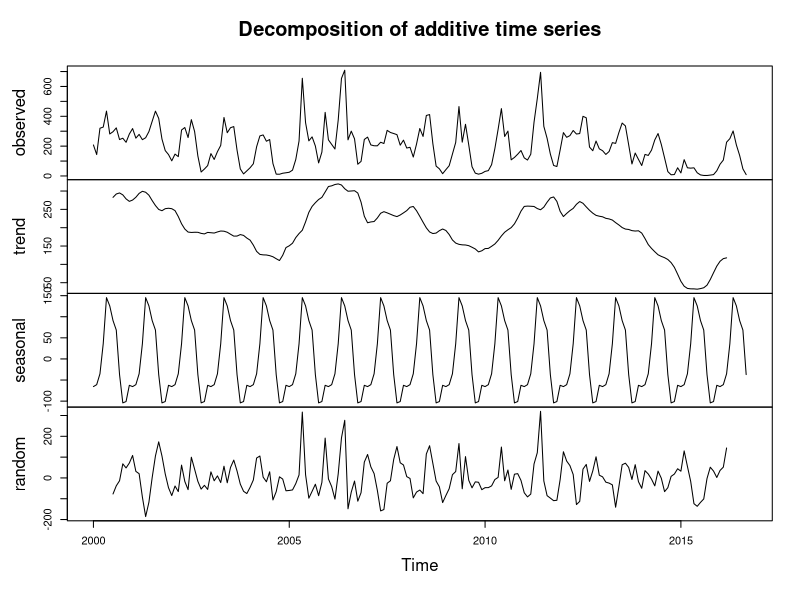
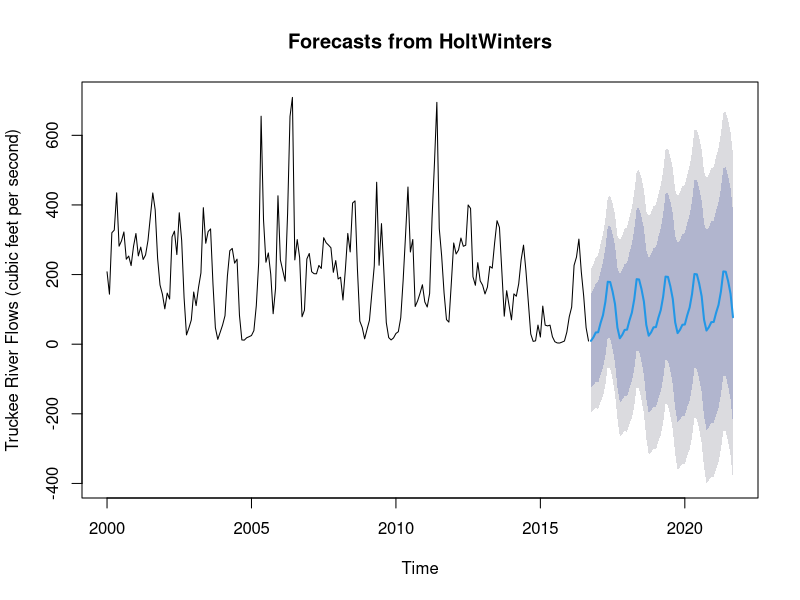
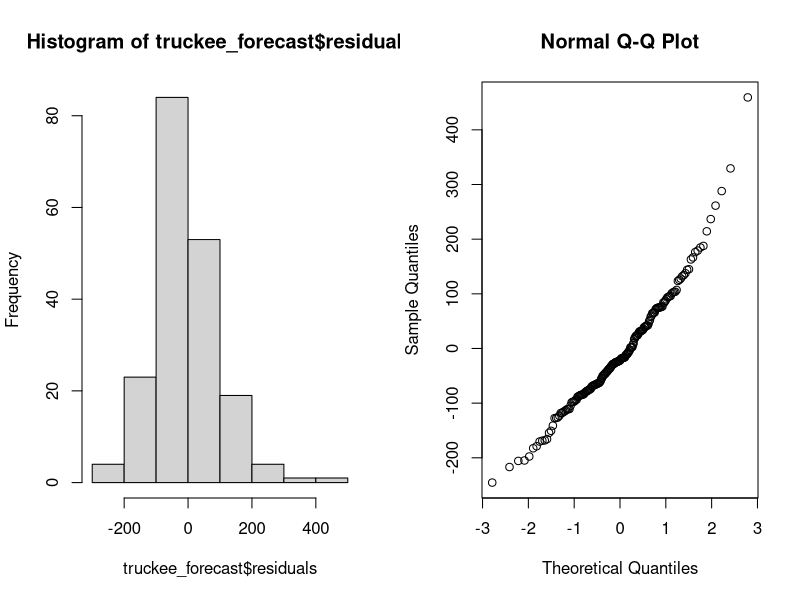

Here is the R script that generated these plots, in order:
## ---- chunk 1
knitr::opts_chunk$set(echo = TRUE)
## ---- chunk 2
#Part 0. Load packages
library(tidyverse)
library(tseries)
library(forecast)
## ---- chunk 3
# Get data
truckee <- read_csv("clean_truckee_flow.csv")

# Convert to ts data
truckee_ts <- ts(truckee$mean_va, frequency = 12, start = c(2000,1))
# plot(truckee_ts)

# Decompose to explore data further
truckee_dc <- decompose(truckee_ts)
plot(truckee_dc)
## ---- chunk 4
# Holt Winters exponential smoothing
truckee_hw <- HoltWinters(truckee_ts)
# plot(truckee_hw)

# Forecast Holt Winters
truckee_forecast <- forecast(truckee_hw, h = 60)
# plot(truckee_forecast)

# Autoregressive integrated moving average (ARIMA) for comparison
# estimate pdq

truckee_pdq <- auto.arima(truckee_ts) # [2,1,1,][0,0,2]

# fit the ARIMA model
truckee_arima <- arima(truckee_ts, order = c(2,1,1), seasonal = list(order = c(0,0,2)))

# evaluate residuals
# par(mfrow = c(1,2))
# hist(truckee_arima$residuals)
# qqnorm(truckee_arima$residuals) # looks normal

# forecast ARIMA
forecast_truckee <- forecast(truckee_arima, h = 60)
# plot(forecast_truckee) 

# Graph of Holt Winters 
plot(truckee_forecast,
     xlab = "Time",
     ylab = "Truckee River Flows (cubic feet per second)")

## ---- chunk 5
par(mfrow = c(1,2))
hist(truckee_forecast$residuals) 
qqnorm(truckee_forecast$residuals) # Looks relatively normally distributed.
